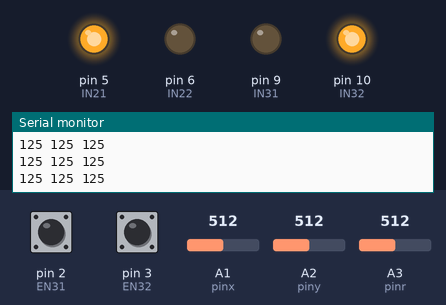
Simulated run of this sketch. Board: Arduino Uno, built with avr-gcc and run on an emulated ATmega328P. Shown: output pins drawn as LEDs (lit = HIGH), the last lines printed to the serial monitor. The test bench sets the inputs (shaded band); at power-on: A1 (pinx) = 512, A2 (piny) = 512, A3 (pinr) = 512, pin 2 (EN31) HIGH, pin 3 (EN32) HIGH.

Above: at 2.2 s.
2.3 s: A1 (pinx) set to 540
At 3.3 s:
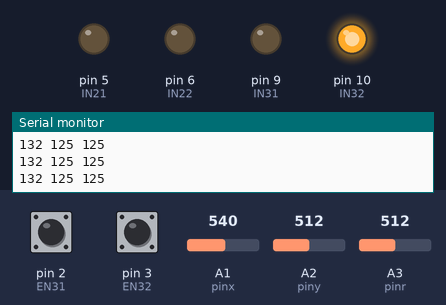
3.8 s: A2 (piny) set to 520
At 4.9 s:
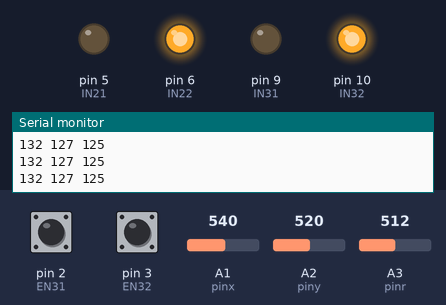
5.5 s: A3 (pinr) set to 526
At 6.7 s:
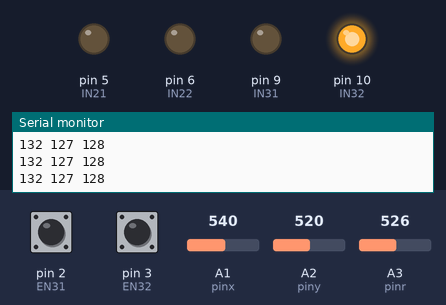
7.0 s: A3 (pinr) set to 716
At 8.2 s:
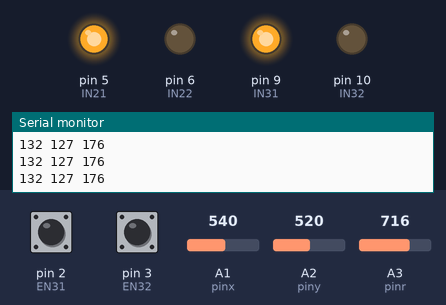
8.9 s: A1 (pinx) set to 716
At 10.2 s:
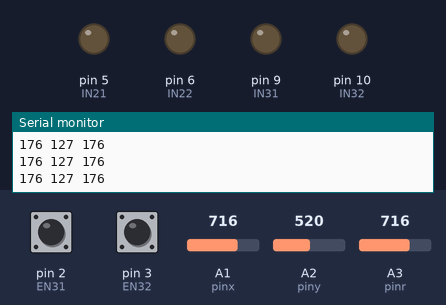
10.7 s: A2 (piny) set to 716
At 11.5 s:
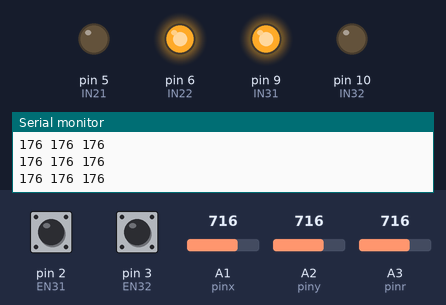
Timing chart, 0 to 13.4 s (numbered marks = the images above; inputs shaded):
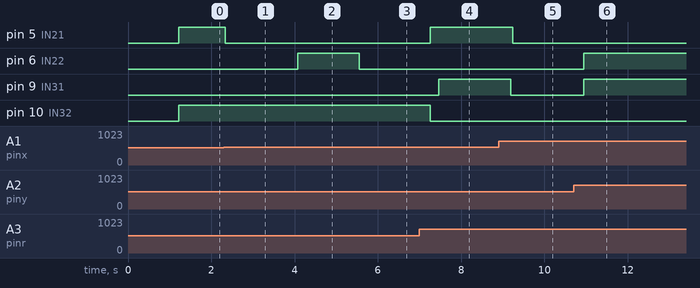

Measured:
- the behaviour switches between 523 and 524 on A1 (pinx) (found by bisection; images 0 and 1)
- the behaviour switches between 519 and 520 on A2 (piny) (found by bisection; images 1 and 2)
- the behaviour switches between 519 and 520 on A3 (pinr) (found by bisection; images 2 and 3)
- after the input at 2.3 s, pin 5 (IN21): HIGH → LOW at once
- after the input at 3.8 s, pin 6 (IN22): LOW → HIGH after 0.27 s
- after the input at 5.5 s, pin 6 (IN22): HIGH → LOW after 0.06 s
- after the input at 7.0 s, pin 5 (IN21): LOW → HIGH after 0.26 s; pin 9 (IN31): LOW → HIGH after 0.46 s; pin 10 (IN32): HIGH → LOW after 0.26 s
- after the input at 8.9 s, pin 5 (IN21): HIGH → LOW after 0.34 s; pin 9 (IN31): HIGH → LOW after 0.29 s
- after the input at 10.7 s, pin 6 (IN22), pin 9 (IN31): LOW → HIGH after 0.24 s

The sketch:

main_slave.ino
```cpp
//--------------------- Includes ---------------------------//
#include "Arduino.h"
#include "drive.h"

//--------------------- Variables ---------------------------//

double filter = 0.7;
byte x = 0;
byte y = 0;
byte r = 0;
const uint8_t pinx = 1;
const uint8_t piny = 2;
const uint8_t pinr = 3;
long oldtime = 0;

//---------------- Setup ---------------------------------//
void setup() {   // Setup SPI lines for the switch
  drive.SETUP();
  drive.CALCULATE(0, 0, 0);
  Serial.begin(9600);
  delay(1000);
}

//-------------- Main ---------------------------------//
void loop() {
  if (millis() - oldtime > 50) {
    x = (analogRead(pinx) / 4) * (1 - filter) + x * filter;
    y = (analogRead(piny) / 4) * (1 - filter) + y * filter;
    r = (analogRead(pinr) / 4) * (1 - filter) + r * filter;

    drive.CALCULATE(x - 128, y - 128, r - 128);
    oldtime = millis();
    Serial.print(x);
    Serial.print(" ");
    Serial.print(y);
    Serial.print(" ");
    Serial.println(r);
  }
  drive.DRIVE();
}
```

drive.cpp
```cpp
#include "Arduino.h"
#include "drive.h"

const double change = 0.1;

const uint8_t IN21 = 5;
const uint8_t IN22 = 6;
const uint8_t IN31 = 9;
const uint8_t IN32 = 10;
const uint8_t EN21 = 0;
const uint8_t EN22 = 1;
const uint8_t EN31 = 2;
const uint8_t EN32 = 3;

int target1, target2, target3;

volatile long encoderValue2 = 0;
volatile long encoderValue3 = 0;
volatile long lastEncoded2 = 0;
volatile long lastEncoded3 = 0;

long oldEncoder2 = 0;
long oldEncoder3 = 0;

int rpm2 = 0;
int rpm3 = 0;
double speed2 = 0;
double speed3 = 0;
int movement2;
int movement3;
unsigned long timeold2 = 0;
unsigned long timeold3 = 0;

void updateEncoder2() {
  int MSB = digitalRead(EN21); //MSB = most significant bit
  int LSB = digitalRead(EN22); //LSB = least significant bit

  int encoded = (MSB << 1) | LSB; //converting the 2 pin value to single number

  int sum  = (lastEncoded2 << 2) | encoded; //adding it to the previous encoded value

  if (sum == 0b1101 || sum == 0b0100 || sum == 0b0010 || sum == 0b1011) encoderValue2 --;
  if (sum == 0b1110 || sum == 0b0111 || sum == 0b0001 || sum == 0b1000) encoderValue2 ++;

  lastEncoded2 = encoded; //store this value for next time

  //  if (encoded == 0b0000 || encoded == 0b0011) encoderValue2 ++;
  //  else if (encoded == 0b0001 || encoded == 0b0010) encoderValue2 --;
}

void updateEncoder3() {
  int MSB = digitalRead(EN31); //MSB = most significant bit
  int LSB = digitalRead(EN32); //LSB = least significant bit

  int encoded = (MSB << 1) | LSB; //converting the 2 pin value to single number
  int sum  = (lastEncoded3 << 2) | encoded; //adding it to the previous encoded value

  if (sum == 0b1101 || sum == 0b0100 || sum == 0b0010 || sum == 0b1011) encoderValue3 --;
  if (sum == 0b1110 || sum == 0b0111 || sum == 0b0001 || sum == 0b1000) encoderValue3 ++;

  lastEncoded3 = encoded; //store this value for next time
}

void drive2(int n) {
  if (n > 255) {
    n = 255;
  } else if (n < -255) {
    n = -255;
  }

  if (n > 0) {
    analogWrite(IN21, n);
    analogWrite(IN22, 0);
  } else if (n < 0) {
    analogWrite(IN21, 0);
    analogWrite(IN22, -n);
  } else {
    analogWrite(IN21, 0);
    analogWrite(IN22, 0);
  }
}
void drive3(int n) {
  if (n > 0) {
    analogWrite(IN31, n);
    analogWrite(IN32, 0);
  } else if (n < 0) {
    analogWrite(IN31, 0);
    analogWrite(IN32, -n);
  } else {
    analogWrite(IN31, 0);
    analogWrite(IN32, 0);
  }
}

void updateRpm() {
  movement2 = encoderValue2 - oldEncoder2;
  movement3 = encoderValue3 - oldEncoder3;

  if (movement2 != 0) {
    int time = (millis() - timeold2);
    timeold2 = millis();
    oldEncoder2 = encoderValue2;
    rpm2 = 100 * movement2 / time;
  }

  if (movement3 != 0) {
    int time = (millis() - timeold3);
    timeold3 = millis();
    oldEncoder3 = encoderValue3;
    rpm3 = 100 * movement3 / time;
  }

  if (target2 == 0) {
    speed2 = 0;
  } else if (rpm2 < target2 && speed2 < 255) {
    speed2 = speed2 + change;
  } else if (rpm2 > target2 && speed2 > -255) {
    speed2 = speed2 - change;
  }
  if (target3 == 0) {
    speed3 = 0;
  } else if (rpm3 < target3 && speed3 < 255) {
    speed3 = speed3 + change;
  } else if (rpm3 > target3 && speed3 > -255) {
    speed3 = speed3 - change;
  }
}

void normalize() {
  int max = target1;
  if (target2 > max) {
    max = target2;
  }
  if (target3 > max) {
    max = target3;
  }

  if (max > 100) {
    double norm = 100.0 / max;
    target1 = target1 * norm;
    target2 = target2 * norm;
    target3 = target3 * norm;
  }
}


dclass::dclass() {
}

void dclass::SETUP() {
  pinMode(IN21, OUTPUT);
  pinMode(IN22, OUTPUT);
  pinMode(IN31, OUTPUT);
  pinMode(IN32, OUTPUT);
  pinMode(EN21, INPUT);
  pinMode(EN22, INPUT);
  pinMode(EN31, INPUT);
  pinMode(EN32, INPUT);

  target1 = 0;
  rpm2 = 0;
  target2 = 0;
  rpm3 = 0;
  target3 = 0;

  digitalWrite(EN21, HIGH); //turn pullup resistor on
  digitalWrite(EN22, HIGH); //turn pullup resistor on

  //call updateEncoder() when any high/low changed seen
  attachInterrupt(digitalPinToInterrupt(EN21), updateEncoder2, CHANGE);
  attachInterrupt(digitalPinToInterrupt(EN22), updateEncoder2, CHANGE);

  digitalWrite(EN31, HIGH); //turn pullup resistor on
  digitalWrite(EN32, HIGH); //turn pullup resistor on

  //call updateEncoder() when any high/low changed seen
  attachInterrupt(digitalPinToInterrupt(EN31), updateEncoder3, CHANGE);
  attachInterrupt(digitalPinToInterrupt(EN32), updateEncoder3, CHANGE);
}

void dclass::CALCULATE(int x, int y, int r) {
  int val = (r - x) / 3;
  target1 = x + val;
  target2 = val - y * 0.5774;
  target3 = val + y * 0.5774;
  normalize();
}

void dclass::DRIVE() {
  updateRpm();

  drive2(speed2);
  drive3(speed3);

}

dclass drive = dclass();
```

drive.h
```cpp
#ifndef drive_h
#define drive_h

class dclass{
  public:
    dclass();
    void SETUP();
    void DRIVE();
    void CALCULATE(int x, int y, int r);
};

extern dclass drive;

#endif
```
